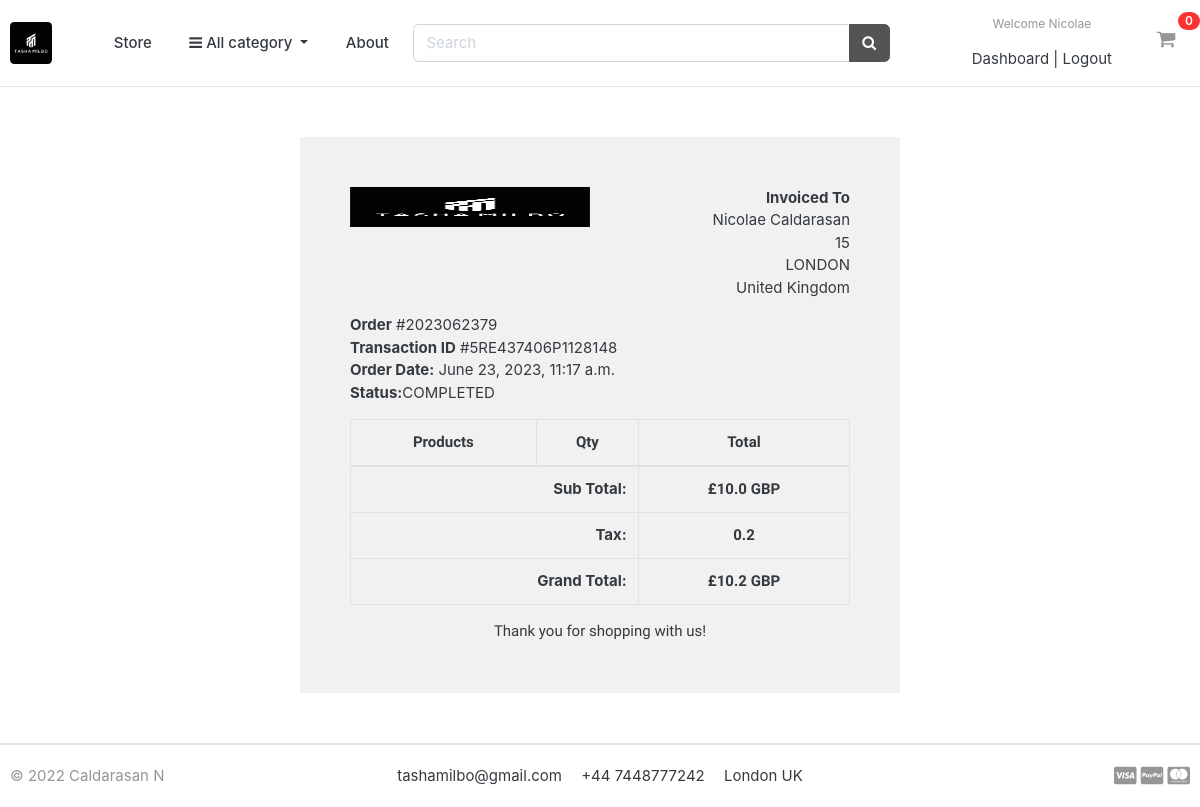
Page /accounts/order_detail/2023062379/ (signed in) on the committed database.
### accounts/models.py (models this page shows, shortened)
class Account(AbstractBaseUser):
    first_name = models.CharField(max_length=50)
    last_name = models.CharField(max_length=50)
    username = models.CharField(max_length=50, unique=True)
    email = models.EmailField(max_length=100, unique=True)
    phone_number = models.CharField(max_length=50)
    date_joined = models.DateTimeField(auto_now_add=True)
    last_login = models.DateTimeField(auto_now_add=True)
    is_admin = models.BooleanField(default=False)
    is_staff = models.BooleanField(default=False)
    is_active = models.BooleanField(default=False)
    is_superadmin = models.BooleanField(default=False)
    USERNAME_FIELD = 'email'
    REQUIRED_FIELDS = ['username', 'first_name', 'last_name']
    objects = MyAccountManager()

### orders/models.py (models this page shows, shortened)
class Order(models.Model):
    STATUS = (
        ('New', 'New'),
        ('Accepted', 'Accepted'),
        ('Completed', 'Completed'),
        ('Cancelled', 'Cancelled'),
    )
    user = models.ForeignKey(Account, on_delete=models.SET_NULL, null=True)
    payment = models.ForeignKey(Payment, on_delete=models.SET_NULL, blank=True, null=True)
    order_number = models.CharField(max_length=20)
    first_name = models.CharField(max_length=50)
    last_name = models.CharField(max_length=50)
    phone = models.CharField(max_length=15)
    email = models.EmailField(max_length=50)
    address_line_1 = models.CharField(max_length=50)
    address_line_2 = models.CharField(max_length=50, blank=True)
    country = models.CharField(max_length=50)
    city = models.CharField(max_length=50)
    order_note = models.CharField(max_length=100, blank=True)
    order_total = models.FloatField()
    tax = models.FloatField()
    status = models.CharField(max_length=10, choices=STATUS, default='New')
    ip = models.CharField(blank=True, max_length=20)
    is_ordered = models.BooleanField(default=False)
    created_at = models.DateTimeField(auto_now_add=True)
    updated_at = models.DateTimeField(auto_now=True)
    def full_name(self):
        return f'{self.first_name} {self.last_name}'
    def full_address(self):
        return f'{self.address_line_1} {self.address_line_2}'

class Payment(models.Model):
    user = models.ForeignKey(Account, on_delete=models.CASCADE)
    payment_id = models.CharField(max_length=100)
    payment_method = models.CharField(max_length=100)
    amount_paid = models.CharField(max_length=100)
    status = models.CharField(max_length=100)
    created_at = models.DateTimeField(auto_now_add=True)

### accounts/views.py (the view)
# urls.py: path('order_detail/<int:order_id>/', views.order_detail, name='order_detail'),
@login_required(login_url='login')
def order_detail(request, order_id):
    order_detail = OrderProduct.objects.filter(order__order_number = order_id)
    order = Order.objects.get(order_number=order_id)
    subtotal = 0
    for i in order_detail:
        subtotal += i.product_price * i.quantity
    context = {
        'order_detail': order_detail,
        'order': order,
        'subtotal': subtotal,
    }
    return render(request, 'accounts/order_detail.html', context)

### carts/context_processors.py (called while the page is built)
def counter(request):
    cart_count = 0
    if 'admin' in request.path:
        return {}
    else:
        try:
            cart = Cart.objects.filter(cart_id=_cart_id(request))
            if request.user.is_authenticated:
                cart_items = CartItem.objects.all().filter(user=request.user)
            else:
                cart_items = CartItem.objects.all().filter(cart=cart[:1])
            for cart_item in cart_items:
                cart_count += cart_item.quantity
        except Cart.DoesNotExist:
            cart_count = 0
    return dict(cart_count=cart_count)

### carts/views.py (called while the page is built)
def _cart_id(request):
    cart = request.session.session_key
    if not cart:
        cart = request.session.create()
    return cart

### category/context_processors.py (called while the page is built)
def menu_links(request):
    links = Category.objects.all()
    return dict(links=links)

### category/models.py (called while the page is built)
    def get_url(self):
        return reverse('products_by_category', args=[self.slug])

### templates/accounts/order_detail.html (shortened to what this page needs)
{% extends 'base.html' %}
{% load static %}
{% block content %}
<div class="container" style="margin: 0 auto;width: 50%;padding: 50px;background: #f1f1f1;margin-top: 50px;margin-bottom: 50px;">
    <div class="row invoice row-printable">
        <div class="col-md-12">
            <div class="panel panel-default plain" id="dash_0">
                <div class="panel-body p30">
                    <div class="row">
                        <div class="col-lg-6">
                            <div class="invoice-logo"><img src="{% static '/images/logo.ico' %}" alt="Invoice logo" style="max-height: 40px;"></div>
                        </div>
                        <div class="col-lg-6">
                            <div class="invoice-from">
                                <ul class="list-unstyled text-right">
                                    <li><strong>Invoiced To</strong></li>
                                    <li>{{order.full_name}}</li>
                                    <li>{{order.full_address}}</li>
                                    <li>{{order.city}}</li>
                                    <li>{{order.country}}</li>
                                </ul>
                            </div>
                        </div>
                        <div class="col-lg-12">
                            <div class="invoice-details mt25">
                                <div class="well">
                                    <ul class="list-unstyled mb0">
                                        <li><strong>Order</strong> #{{order.order_number}}</li>
                                        <li><strong>Transaction ID</strong> #{{order.payment.payment_id}}</li>
                                        <li><strong>Order Date:</strong> {{order.created_at}}</li>
                                        <li><strong>Status:</strong>{{order.payment.status}}</li>
                                    </ul>
                                </div>
                            </div>
                            <div class="invoice-items">
                                <div class="table-responsive" style="overflow: hidden; outline: none;" tabindex="0">
                                    <table class="table table-bordered">
                                        <thead>
                                            <tr>
                                                <th class="per70 text-center">Products</th>
                                                <th class="per5 text-center">Qty</th>
                                                <th class="per25 text-center">Total</th>
                                            </tr>
                                        </thead>
                                        <tfoot>
                                            <tr>
                                                <th colspan="2" class="text-right">Sub Total:</th>
                                                <th class="text-center">£{{subtotal}} GBP</th>
                                            </tr>
                                            <tr>
                                                <th colspan="2" class="text-right">Tax:</th>
                                                <th class="text-center">{{order.tax}}</th>
                                            </tr>
                                            <tr>
                                                <th colspan="2" class="text-right">Grand Total:</th>
                                                <th class="text-center">£{{order.order_total}} GBP</th>
                                            </tr>
                                        </tfoot>
                                    </table>
                                </div>
                            </div>
                            <div class="invoice-footer mt25">
                                <p class="text-center">Thank you for shopping with us!</p>
                            </div>
                        </div>
                    </div>
                </div>
            </div>
        </div>
    </div>
    </div>
{% endblock %}

### templates/includes/navbar.html (shortened to what this page needs)
{% load static %}
<header class="section-header">
    <section class="header-main border-bottom">
        <div class="container">
    <div class="row align-items-center">
        <div class="col-lg-1 col-md-3 col-6">
            <a href="{% url 'home' %}" class="brand-wrap">
                <img class="logo" src="{% static './images/logo.ico' %}">
            </a>
        </div>
        <a href="{% url 'store' %}" class="btn btn-transparent">Store</a>
        <div class="col-lg col-sm col-md col-6 flex-grow-0">
            <div class="category-wrap dropdown d-inline-block float-right">
                <button type="button" class="btn btn-transparent dropdown-toggle" data-toggle="dropdown">
                    <i class="fa fa-bars"></i> All category
                </button>
            </div>
        </div>
        <a href="{% url 'about' %}" class="btn btn-transparent">About</a>
        <div class="col-lg col-md-6 col-sm-12 col">
            <form action="{% url 'search' %}" class="search" method="GET">
                <div class="input-group w-100">
                    <input type="text" class="form-control" style="width:60%;" placeholder="Search" name="keyword">
                    <div class="input-group-append">
                      <button class="btn btn-secondary" type="submit">
                        <i class="fa fa-search"></i>
                      </button>
                    </div>
                </div>
            </form>
        </div>
        <div class="col-lg-3 col-sm-6 col-8 order-2 order-lg-3">
                    <div class="d-flex justify-content-end mb-3 mb-lg-0">
                        {% if user.id is None %}
                            <div class="widget-header">
                                <small class="title text-muted">Welcome guest!</small>
                                <div>
                                    <a href="{% url 'login' %}">Sign in</a> <span class="dark-transp"> | </span>
                                    <a href="{% url 'register' %}"> Register</a>
                                </div>
                            </div>
                        {% else %}
                        <div class="widget-header">
                            <small class="title text-muted">Welcome {{user.first_name}}</small>
                            <div>
                                <a href="{% url 'dashboard' %}">Dashboard</a> <span class="dark-transp"> | </span>
                                <a href="{% url 'logout' %}"> Logout</a>
                            </div>
                        </div>
                        {% endif %}
                        <a href="{% url 'cart' %}" class="widget-header pl-3 ml-3">
                            <div class="icon icon-sm"><i class="fa fa-shopping-cart"></i></div>
                            <span class="badge badge-pill badge-danger notify"> {{cart_count}} </span>
                        </a>
                    </div>
                </div>
    </div>
        </div>
    </section>
    </header>

### static/css/ui.css (style rules this page uses)
html { font-family: "Inter", sans-serif; font-size: 15px; }
.icon-xs, .icon-sm, .icon-md, .icon-lg { display: inline-block; text-align: center; flex-shrink: 0; flex-grow: 0; }
.icon-sm { width: 48px; height: 48px; line-height: 48px !important; font-size: 20px; }
p:last-child { margin-bottom: 0; }
.header-main { position: relative; padding-top: 1rem; padding-bottom: 1rem; }
.brand-wrap .logo, .navbar-brand .logo { margin-right: 7px; max-height: 42px; display: inline-block; }
.widget-header { display: inline-block; vertical-align: middle; position: relative; }
.widget-header a { color: #343a40; }
.widget-header i { color: #969696; }
.widget-header .title { display: block; }
.widget-header .notify { position: absolute; top: -3px; right: -10px; }
[class*=list-] li:after { visibility: hidden; display: block; content: ""; overflow: hidden; height: 0; clear: both; }
.notify { position: absolute; top: -4px; right: -10px; display: inline-block; padding: 0.25em 0.6em; font-size: 12px; line-height: 1; text-align: center; border-radius: 3rem; color: #fff; background-color: #fa3434; }

### static/css/styles.css (style rules this page uses)
.text-center { font-family: 'Kaushan Script', cursive; }
.logo { border-radius: 10%; }
img:not(.logo) { width: 100%; }
img { display: block; }
.title { text-align: center; margin-bottom: 1rem; }

### rows in the picture
Account: first_name "Nicolae"
Order: full_name "Nicolae Caldarasan", full_address "15", city "LONDON", country "United Kingdom", order_number "2023062379", payment.payment_id "5RE437406P1128148", created_at "June 23, 2023, 11:17 a.m.", payment.status "COMPLETED", tax "0.2", order_total "10.2"

### other values in the picture
{{ cart_count }} "0"
{{ subtotal }} "10.0"
